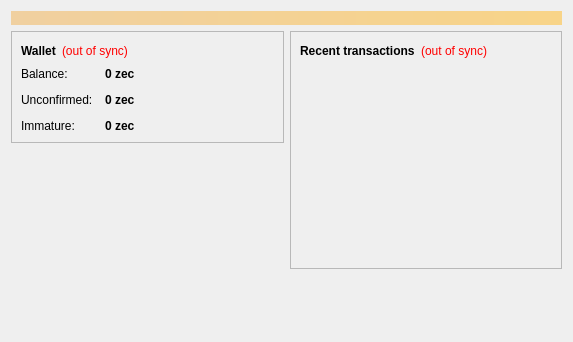
<?xml version="1.0" encoding="UTF-8"?>
<ui version="4.0">
 <class>OverviewPage</class>
 <widget class="QWidget" name="OverviewPage">
  <property name="geometry">
   <rect>
    <x>0</x>
    <y>0</y>
    <width>573</width>
    <height>342</height>
   </rect>
  </property>
  <property name="windowTitle">
   <string>Form</string>
  </property>
  <layout class="QVBoxLayout" name="topLayout">
   <item>
    <widget class="QLabel" name="labelAlerts">
     <property name="visible">
      <bool>false</bool>
     </property>
     <property name="styleSheet">
      <string notr="true">background-color: qlineargradient(x1: 0, y1: 0, x2: 1, y2: 0, stop:0 #F0D0A0, stop:1 #F8D488); color:#000000;</string>
     </property>
     <property name="wordWrap">
      <bool>true</bool>
     </property>
     <property name="margin">
      <number>3</number>
     </property>
    </widget>
   </item>
   <item>
    <layout class="QHBoxLayout" name="horizontalLayout" stretch="1,1">
     <item>
      <layout class="QVBoxLayout" name="verticalLayout_2">
       <item>
        <widget class="QFrame" name="frame">
         <property name="frameShape">
          <enum>QFrame::StyledPanel</enum>
         </property>
         <property name="frameShadow">
          <enum>QFrame::Raised</enum>
         </property>
         <layout class="QVBoxLayout" name="verticalLayout_4">
          <item>
           <layout class="QHBoxLayout" name="horizontalLayout_4">
            <item>
             <widget class="QLabel" name="label_5">
              <property name="font">
               <font>
                <weight>75</weight>
                <bold>true</bold>
               </font>
              </property>
              <property name="text">
               <string>Wallet</string>
              </property>
             </widget>
            </item>
            <item>
             <widget class="QLabel" name="labelWalletStatus">
              <property name="toolTip">
               <string>The displayed information may be out of date. Your wallet automatically synchronizes with the Zecta network after a connection is established, but this process has not completed yet.</string>
              </property>
              <property name="styleSheet">
               <string notr="true">QLabel { color: red; }</string>
              </property>
              <property name="text">
               <string notr="true">(out of sync)</string>
              </property>
              <property name="alignment">
               <set>Qt::AlignLeading|Qt::AlignLeft|Qt::AlignVCenter</set>
              </property>
             </widget>
            </item>
            <item>
             <spacer name="horizontalSpacer_2">
              <property name="orientation">
               <enum>Qt::Horizontal</enum>
              </property>
              <property name="sizeHint" stdset="0">
               <size>
                <width>40</width>
                <height>20</height>
               </size>
              </property>
             </spacer>
            </item>
           </layout>
          </item>
          <item>
           <layout class="QFormLayout" name="formLayout_2">
            <property name="fieldGrowthPolicy">
             <enum>QFormLayout::AllNonFixedFieldsGrow</enum>
            </property>
            <property name="horizontalSpacing">
             <number>12</number>
            </property>
            <property name="verticalSpacing">
             <number>12</number>
            </property>
            <item row="0" column="0">
             <widget class="QLabel" name="label">
              <property name="text">
               <string>Balance:</string>
              </property>
             </widget>
            </item>
            <item row="0" column="1">
             <widget class="QLabel" name="labelBalance">
              <property name="font">
               <font>
                <weight>75</weight>
                <bold>true</bold>
               </font>
              </property>
              <property name="cursor">
               <cursorShape>IBeamCursor</cursorShape>
              </property>
              <property name="toolTip">
               <string>Your current balance</string>
              </property>
              <property name="text">
               <string notr="true">0 zec</string>
              </property>
              <property name="textInteractionFlags">
               <set>Qt::LinksAccessibleByMouse|Qt::TextSelectableByKeyboard|Qt::TextSelectableByMouse</set>
              </property>
             </widget>
            </item>
            <item row="1" column="0">
             <widget class="QLabel" name="label_3">
              <property name="text">
               <string>Unconfirmed:</string>
              </property>
             </widget>
            </item>
            <item row="1" column="1">
             <widget class="QLabel" name="labelUnconfirmed">
              <property name="font">
               <font>
                <weight>75</weight>
                <bold>true</bold>
               </font>
              </property>
              <property name="cursor">
               <cursorShape>IBeamCursor</cursorShape>
              </property>
              <property name="toolTip">
               <string>Total of transactions that have yet to be confirmed, and do not yet count toward the current balance</string>
              </property>
              <property name="text">
               <string notr="true">0 zec</string>
              </property>
              <property name="textInteractionFlags">
               <set>Qt::LinksAccessibleByMouse|Qt::TextSelectableByKeyboard|Qt::TextSelectableByMouse</set>
              </property>
             </widget>
            </item>
            <item row="2" column="0">
             <widget class="QLabel" name="labelImmatureText">
              <property name="text">
               <string>Immature:</string>
              </property>
             </widget>
            </item>
            <item row="2" column="1">
             <widget class="QLabel" name="labelImmature">
              <property name="font">
               <font>
                <weight>75</weight>
                <bold>true</bold>
               </font>
              </property>
              <property name="toolTip">
               <string>Mined balance that has not yet matured</string>
              </property>
              <property name="text">
               <string notr="true">0 zec</string>
              </property>
              <property name="textInteractionFlags">
               <set>Qt::LinksAccessibleByMouse|Qt::TextSelectableByKeyboard|Qt::TextSelectableByMouse</set>
              </property>
             </widget>
            </item>
           </layout>
          </item>
         </layout>
        </widget>
       </item>
       <item>
        <spacer name="verticalSpacer">
         <property name="orientation">
          <enum>Qt::Vertical</enum>
         </property>
         <property name="sizeHint" stdset="0">
          <size>
           <width>20</width>
           <height>40</height>
          </size>
         </property>
        </spacer>
       </item>
        <item>
         <widget class="QLabel" name="label_wallet_bgcoin">
          <property name="text">
           <string/>
          </property>
          <property name="pixmap">
           <pixmap resource="../bitcoin.qrc">:/images/wallet_bgcoin</pixmap>
          </property>
          <property name="scaledContents">
           <bool>false</bool>
          </property>
          <property name="alignment">
           <set>Qt::AlignCenter</set>
          </property>
          <property name="margin">
           <number>-2</number>
          </property>
         </widget>
        </item>
        <item>
         <widget class="QLabel" name="label_6">
          <property name="text">
           <string/>
          </property>
         </widget>
        </item>
      </layout>
     </item>
     <item>
      <layout class="QVBoxLayout" name="verticalLayout_3">
       <item>
        <widget class="QFrame" name="frame_2">
         <property name="frameShape">
          <enum>QFrame::StyledPanel</enum>
         </property>
         <property name="frameShadow">
          <enum>QFrame::Raised</enum>
         </property>
         <layout class="QVBoxLayout" name="verticalLayout">
          <item>
           <layout class="QHBoxLayout" name="horizontalLayout_2">
            <item>
             <widget class="QLabel" name="label_4">
              <property name="text">
               <string>&lt;b&gt;Recent transactions&lt;/b&gt;</string>
              </property>
             </widget>
            </item>
            <item>
             <widget class="QLabel" name="labelTransactionsStatus">
              <property name="toolTip">
               <string>The displayed information may be out of date. Your wallet automatically synchronizes with the Zecta network after a connection is established, but this process has not completed yet.</string>
              </property>
              <property name="styleSheet">
               <string notr="true">QLabel { color: red; }</string>
              </property>
              <property name="text">
               <string notr="true">(out of sync)</string>
              </property>
              <property name="alignment">
               <set>Qt::AlignRight|Qt::AlignTrailing|Qt::AlignVCenter</set>
              </property>
             </widget>
            </item>
            <item>
             <spacer name="horizontalSpacer">
              <property name="orientation">
               <enum>Qt::Horizontal</enum>
              </property>
              <property name="sizeHint" stdset="0">
               <size>
                <width>40</width>
                <height>20</height>
               </size>
              </property>
             </spacer>
            </item>
           </layout>
          </item>
          <item>
           <widget class="QListView" name="listTransactions">
            <property name="styleSheet">
             <string notr="true">QListView { background: transparent; }</string>
            </property>
            <property name="frameShape">
             <enum>QFrame::NoFrame</enum>
            </property>
            <property name="verticalScrollBarPolicy">
             <enum>Qt::ScrollBarAlwaysOff</enum>
            </property>
            <property name="horizontalScrollBarPolicy">
             <enum>Qt::ScrollBarAlwaysOff</enum>
            </property>
            <property name="selectionMode">
             <enum>QAbstractItemView::NoSelection</enum>
            </property>
           </widget>
          </item>
         </layout>
        </widget>
       </item>
       <item>
        <spacer name="verticalSpacer_2">
         <property name="orientation">
          <enum>Qt::Vertical</enum>
         </property>
         <property name="sizeHint" stdset="0">
          <size>
           <width>20</width>
           <height>40</height>
          </size>
         </property>
        </spacer>
       </item>
      </layout>
     </item>
    </layout>
   </item>
  </layout>
 </widget>
 <resources/>
 <connections/>
</ui>
